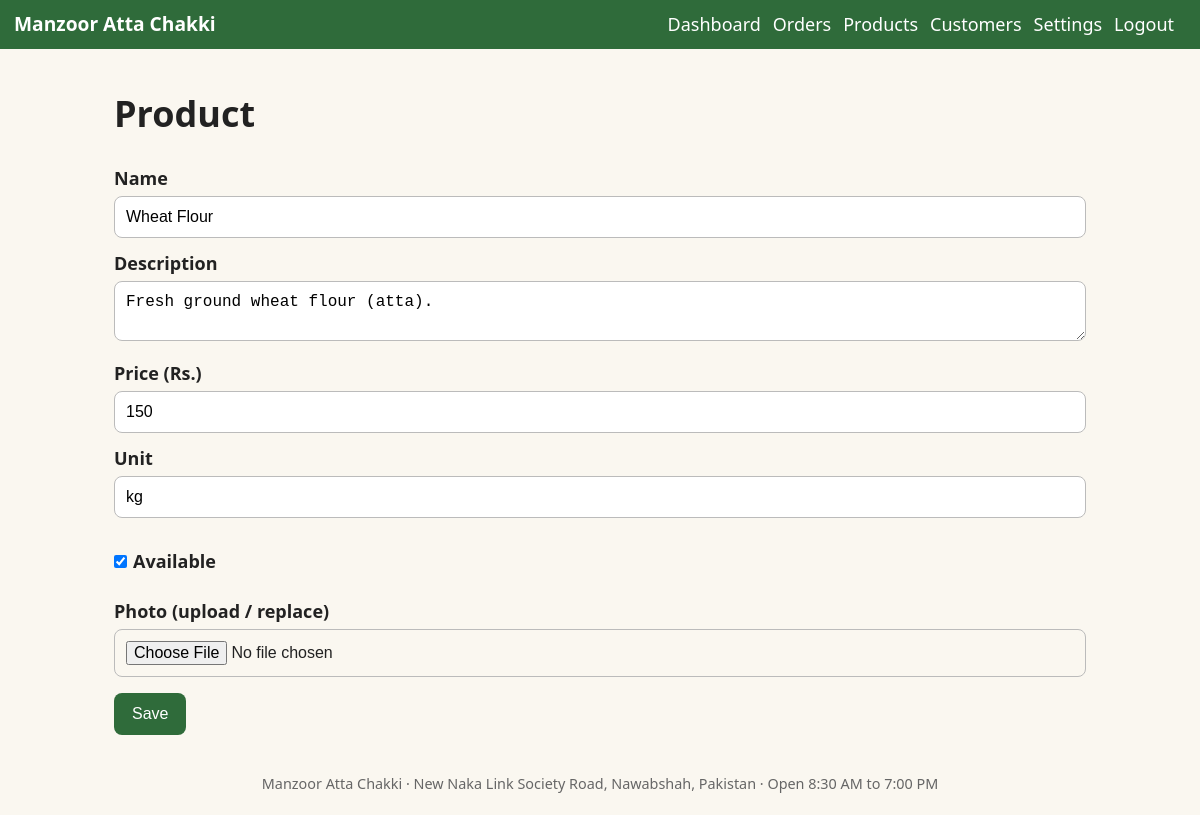
Screenshot of /admin/products/1 (signed in) with the database file from the repository.
### tables this page shows
CREATE TABLE settings(key TEXT PRIMARY KEY, value TEXT);

CREATE TABLE products(id INTEGER PRIMARY KEY, name TEXT, description TEXT DEFAULT '',
  price INTEGER, unit TEXT DEFAULT 'kg', available INTEGER DEFAULT 1, image TEXT);

### app.py (the view, shortened to what this page needs)
@app.route('/admin/products/new', methods=['GET', 'POST'])
@app.route('/admin/products/<int:pid>', methods=['GET', 'POST'])
@admin_required
def product_form(pid=None):
    p = q('SELECT * FROM products WHERE id=?', (pid,), True) if pid else None
    if pid and not p: abort(404)
    return render_template('admin_product.html', p=p or {'available': 1, 'unit': 'kg'})

### app.py (called while the page is built)
def db():
    if 'db' not in g:
        g.db = sqlite3.connect(DB)
        g.db.row_factory = sqlite3.Row
        g.db.execute('PRAGMA foreign_keys=ON')
    return g.db

def q(sql, a=(), one=False):
    c = db().execute(sql, a)
    return c.fetchone() if one else c.fetchall()

def S():
    return {r['key']: r['value'] for r in q('SELECT * FROM settings')}

def csrf_token():
    if '_csrf' not in session:
        session['_csrf'] = secrets.token_hex(16)
    return session['_csrf']

@app.context_processor
def ctx():
    return dict(s=S(), csrf=csrf_token, STATUSES=STATUSES)

@app.before_request
def csrf_check():
    if request.method == 'POST' and request.form.get('csrf', '') != session.get('_csrf', 'x'):
        abort(400)

def admin_required(f):
    @wraps(f)
    def w(*a, **k):
        if not session.get('admin'):
            return redirect(url_for('login'))
        return f(*a, **k)
    return w

### templates/admin_product.html (shortened to what this page needs)
{% extends 'base.html' %}{% block c %}<h1>Product</h1><form method="post" enctype="multipart/form-data"><input type="hidden" name="csrf" value="{{ csrf() }}">
<label>Name</label><input name="name" value="{{ p.name }}" required><label>Description</label><textarea name="description">{{ p.description }}</textarea>
<label>Price (Rs.)</label><input type="number" name="price" min="0" value="{{ p.price }}"><label>Unit</label><input name="unit" value="{{ p.unit }}">
<p><label><input type="checkbox" name="available" {{ 'checked' if p.available }}>Available</label></p>
<label>Photo (upload / replace)</label><input type="file" name="image" accept="image/*"><button>Save</button></form>{% endblock %}

### templates/base.html (shortened to what this page needs)
<!doctype html><html lang="en"><head><meta charset="utf-8"><meta name="viewport" content="width=device-width,initial-scale=1">
<title>{% block t %}{{ s.business_name }}{% endblock %}</title><link rel="stylesheet" href="{{ url_for('static', filename='style.css') }}"></head><body>
<header><a class="brand" href="/">{% if s.logo %}<img src="/uploads/{{ s.logo }}" alt="">{% endif %}{{ s.business_name }}</a>
<nav>{% if request.path.startswith('/admin') and session.admin %}
<a href="/admin">Dashboard</a><a href="/admin/orders">Orders</a><a href="/admin/products">Products</a><a href="/admin/customers">Customers</a><a href="/admin/settings">Settings</a><a href="/admin/logout">Logout</a>
{% else %}<a href="/">Home</a><a href="/about">About</a><a href="/products">Products</a><a href="/order">Order Online</a><a href="/delivery">Delivery</a><a href="/feedback">Feedback</a><a href="/contact">Contact</a>{% endif %}</nav></header>
<main>{% block c %}{% endblock %}</main>
<footer>{{ s.business_name }} · {{ s.address }} · Open {{ s.hours }}</footer></body></html>

### static/style.css (style rules this page uses)
:root { --g:#2f6b3a;--bg:#faf7f0;--tx:#222;--ln:#ddd }
* { box-sizing:border-box }
body { margin:0;font:18px/1.5 system-ui,sans-serif;background:var(--bg);color:var(--tx) }
header { background:var(--g);color:#fff;padding:10px 14px;display:flex;flex-wrap:wrap;gap:8px;align-items:center;justify-content:space-between }
header a { color:#fff;text-decoration:none;margin-right:12px }
.brand { font-weight:700;font-size:1.2rem;display:flex;align-items:center;gap:8px }
main { max-width:1000px;margin:auto;padding:14px }
footer { text-align:center;padding:20px;color:#666;font-size:.9rem }
.btn,button { display:inline-block;background:var(--g);color:#fff;border:0;border-radius:8px;padding:12px 18px;font-size:1rem;text-decoration:none;cursor:pointer;margin:4px 4px 4px 0 }
input,select,textarea { width:100%;padding:11px;font-size:1rem;border:1px solid #bbb;border-radius:8px;margin:4px 0 12px }
input[type=checkbox],input[type=radio] { width:auto;margin-right:6px }
label { font-weight:600 }

### rows the page displays
settings: business_name "Manzoor Atta Chakki"
products: name "Wheat Flour", description "Fresh ground wheat flour (atta).", price "150", unit "kg"
settings: address "New Naka Link Society Road, Nawabshah, Pakistan"
settings: hours "8:30 AM to 7:00 PM"
